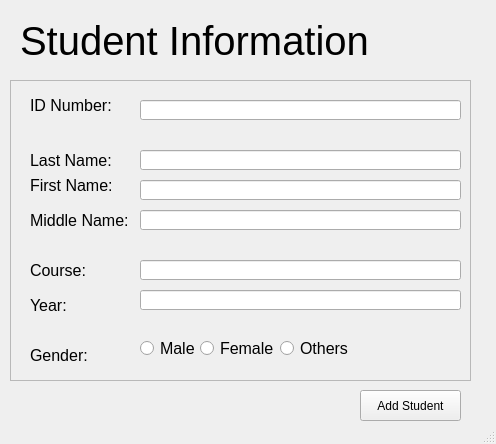
<?xml version="1.0" encoding="UTF-8"?>
<ui version="4.0">
 <class>addStudentWindow</class>
 <widget class="QMainWindow" name="addStudentWindow">
  <property name="geometry">
   <rect>
    <x>0</x>
    <y>0</y>
    <width>496</width>
    <height>444</height>
   </rect>
  </property>
  <property name="windowTitle">
   <string>Add Student</string>
  </property>
  <widget class="QWidget" name="centralwidget">
   <widget class="QLabel" name="label">
    <property name="geometry">
     <rect>
      <x>20</x>
      <y>0</y>
      <width>451</width>
      <height>81</height>
     </rect>
    </property>
    <property name="font">
     <font>
      <family>Tahoma</family>
      <pointsize>30</pointsize>
     </font>
    </property>
    <property name="text">
     <string>Student Information</string>
    </property>
   </widget>
   <widget class="QFrame" name="frame">
    <property name="geometry">
     <rect>
      <x>10</x>
      <y>80</y>
      <width>461</width>
      <height>301</height>
     </rect>
    </property>
    <property name="font">
     <font>
      <pointsize>12</pointsize>
     </font>
    </property>
    <property name="frameShape">
     <enum>QFrame::StyledPanel</enum>
    </property>
    <property name="frameShadow">
     <enum>QFrame::Raised</enum>
    </property>
    <widget class="QLabel" name="id">
     <property name="geometry">
      <rect>
       <x>20</x>
       <y>10</y>
       <width>111</width>
       <height>31</height>
      </rect>
     </property>
     <property name="font">
      <font>
       <pointsize>12</pointsize>
      </font>
     </property>
     <property name="text">
      <string>ID Number:</string>
     </property>
    </widget>
    <widget class="QLabel" name="lname">
     <property name="geometry">
      <rect>
       <x>20</x>
       <y>60</y>
       <width>111</width>
       <height>41</height>
      </rect>
     </property>
     <property name="text">
      <string>Last Name:</string>
     </property>
    </widget>
    <widget class="QLabel" name="fname">
     <property name="geometry">
      <rect>
       <x>20</x>
       <y>90</y>
       <width>111</width>
       <height>31</height>
      </rect>
     </property>
     <property name="text">
      <string>First Name:</string>
     </property>
    </widget>
    <widget class="QLabel" name="mname">
     <property name="geometry">
      <rect>
       <x>20</x>
       <y>130</y>
       <width>131</width>
       <height>21</height>
      </rect>
     </property>
     <property name="text">
      <string>Middle Name:</string>
     </property>
    </widget>
    <widget class="QLabel" name="course">
     <property name="geometry">
      <rect>
       <x>20</x>
       <y>180</y>
       <width>101</width>
       <height>21</height>
      </rect>
     </property>
     <property name="text">
      <string>Course:</string>
     </property>
    </widget>
    <widget class="QLabel" name="year">
     <property name="geometry">
      <rect>
       <x>20</x>
       <y>210</y>
       <width>81</width>
       <height>31</height>
      </rect>
     </property>
     <property name="text">
      <string>Year:</string>
     </property>
    </widget>
    <widget class="QLabel" name="gender">
     <property name="geometry">
      <rect>
       <x>20</x>
       <y>260</y>
       <width>101</width>
       <height>31</height>
      </rect>
     </property>
     <property name="text">
      <string>Gender:</string>
     </property>
    </widget>
    <widget class="QLineEdit" name="lnameIn">
     <property name="geometry">
      <rect>
       <x>130</x>
       <y>70</y>
       <width>321</width>
       <height>20</height>
      </rect>
     </property>
    </widget>
    <widget class="QLineEdit" name="idIn">
     <property name="geometry">
      <rect>
       <x>130</x>
       <y>20</y>
       <width>321</width>
       <height>20</height>
      </rect>
     </property>
    </widget>
    <widget class="QLineEdit" name="fnameIn">
     <property name="geometry">
      <rect>
       <x>130</x>
       <y>100</y>
       <width>321</width>
       <height>20</height>
      </rect>
     </property>
    </widget>
    <widget class="QLineEdit" name="mnameIn">
     <property name="geometry">
      <rect>
       <x>130</x>
       <y>130</y>
       <width>321</width>
       <height>20</height>
      </rect>
     </property>
    </widget>
    <widget class="QLineEdit" name="courseIn">
     <property name="geometry">
      <rect>
       <x>130</x>
       <y>180</y>
       <width>321</width>
       <height>20</height>
      </rect>
     </property>
    </widget>
    <widget class="QLineEdit" name="yearIn">
     <property name="geometry">
      <rect>
       <x>130</x>
       <y>210</y>
       <width>321</width>
       <height>20</height>
      </rect>
     </property>
    </widget>
    <widget class="QRadioButton" name="radioButton">
     <property name="geometry">
      <rect>
       <x>130</x>
       <y>260</y>
       <width>82</width>
       <height>17</height>
      </rect>
     </property>
     <property name="text">
      <string>Male</string>
     </property>
    </widget>
    <widget class="QRadioButton" name="radioButton_2">
     <property name="geometry">
      <rect>
       <x>190</x>
       <y>260</y>
       <width>82</width>
       <height>17</height>
      </rect>
     </property>
     <property name="text">
      <string>Female</string>
     </property>
    </widget>
    <widget class="QRadioButton" name="radioButton_3">
     <property name="geometry">
      <rect>
       <x>270</x>
       <y>260</y>
       <width>82</width>
       <height>17</height>
      </rect>
     </property>
     <property name="text">
      <string>Others</string>
     </property>
    </widget>
   </widget>
   <widget class="QPushButton" name="addStudentButton">
    <property name="geometry">
     <rect>
      <x>360</x>
      <y>390</y>
      <width>101</width>
      <height>31</height>
     </rect>
    </property>
    <property name="text">
     <string>Add Student</string>
    </property>
   </widget>
  </widget>
  <widget class="QStatusBar" name="statusbar"/>
 </widget>
 <resources/>
 <connections/>
</ui>
